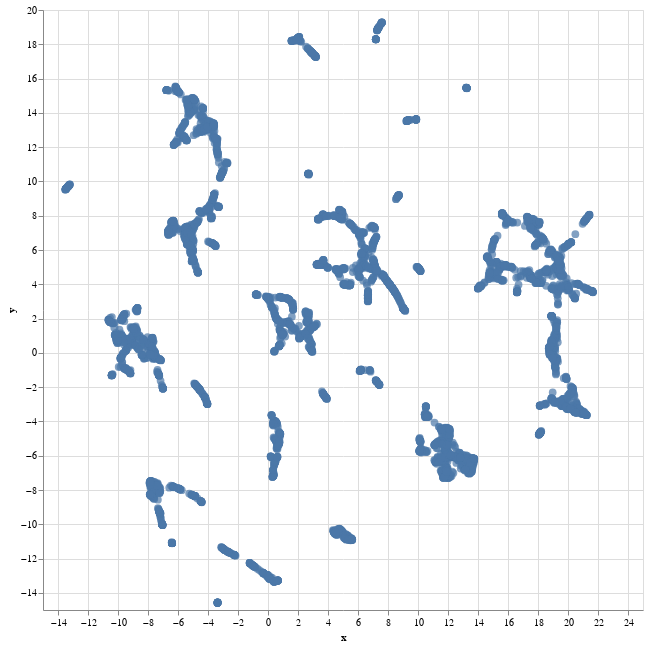

The code cell stored with this chart in its notebook:
### Code cell
plot(umap_umap_2d_df)

### Figure 1 — Vega-Lite specification as saved in the notebook (floating-point values rounded to 4 significant figures; data arrays with more than 128 entries replaced by an {"elided": "..."} marker saying what was removed)
{"config": {"view": {"continuousWidth": 400, "continuousHeight": 300}}, "data": {"name": "data-363f0674a5e56dcb2549866928e1fad8"}, "mark": {"type": "circle", "size": 60}, "encoding": {"tooltip": [{"type": "nominal", "field": "id"}], "x": {"type": "quantitative", "field": "x"}, "y": {"type": "quantitative", "field": "y"}}, "height": 600, "selection": {"selector009": {"type": "interval", "bind": "scales", "encodings": ["x", "y"]}}, "width": 600, "$schema": "https://vega.github.io/schema/vega-lite/v4.8.1.json", "datasets": {"data-363f0674a5e56dcb2549866928e1fad8": {"elided": "5140 records"}}}
